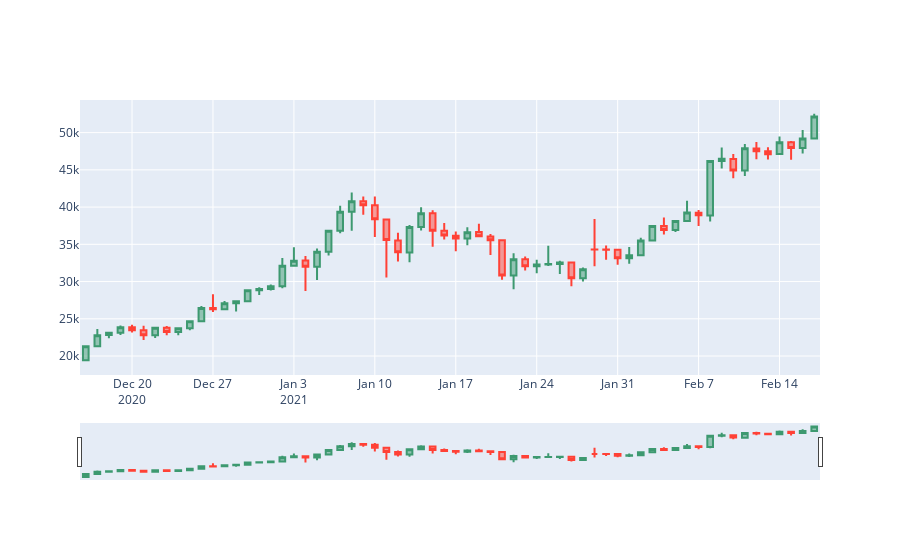

Write notebook code for a chart like this one.
### Code cell
# Use plotly to plot candlesticks
fig = go.Figure(data=[go.Candlestick(x=intra.index,
                open=intra['Open'],
                high=intra['High'],
                low=intra['Low'],
                close=intra['Close'])])

fig.show()
